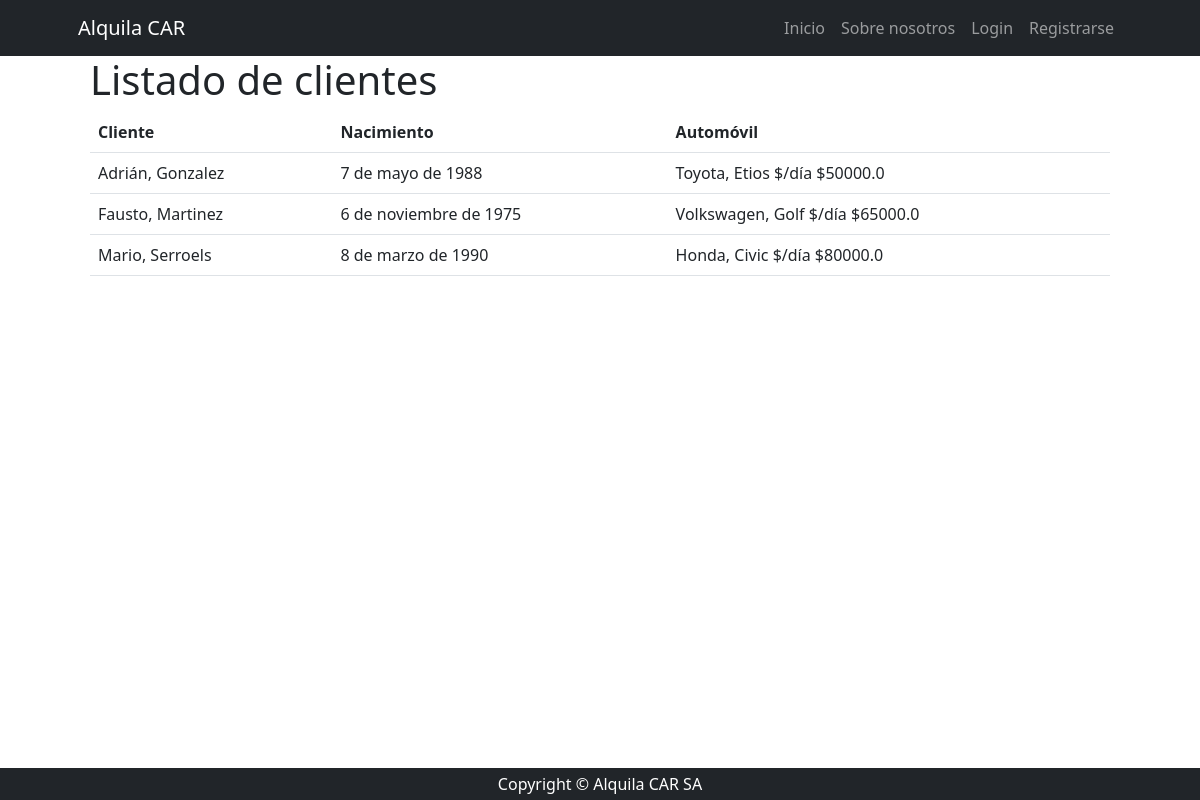
The page /clientes/cliente/list on the database as committed earlier.
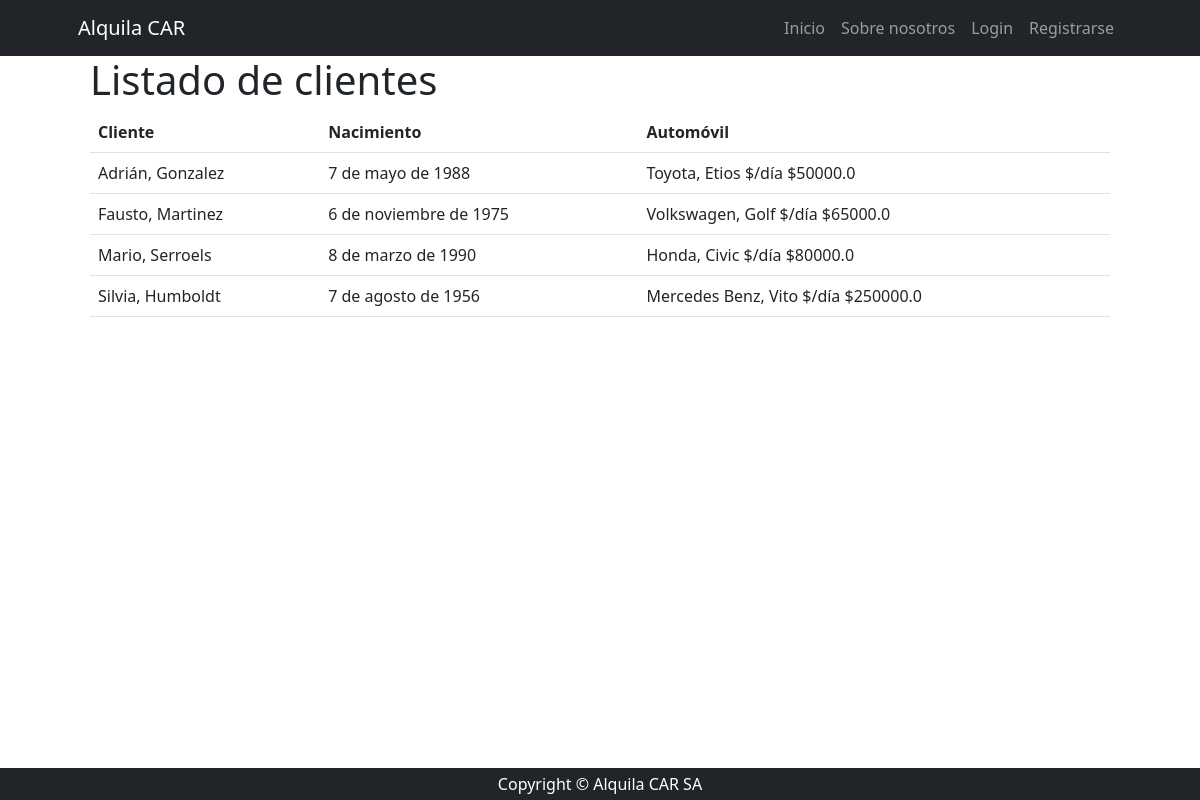
The same page on the database as committed later.
### cliente/models.py (models this page shows, shortened)
class Cliente(models.Model):
    nombre = models.CharField(max_length=100)
    apellido = models.CharField(max_length=100)
    nacimiento = models.DateField(null=True, blank=True)
    pais_origen_id = models.ForeignKey(
        Pais, null=True, blank=True, on_delete=models.SET_NULL, verbose_name="país de origen"
    )
    automovil=models.ForeignKey(Producto, null=True, blank=True, on_delete=models.SET_NULL, verbose_name='auto')

### producto/models.py (models this page shows)
class Producto(models.Model):
    marca = models.CharField(max_length=100)
    modelo = models.CharField(max_length=100)
    precio = models.FloatField()
    unidad_medida = models.CharField(max_length=100)
    descripcion = models.TextField(null=True, blank=True, verbose_name='descripción')
    fecha_actualizacion=models.DateField(null=True, blank=True, default=timezone.now,editable=False, verbose_name='Fecha de actualización')
    categoria_id = models.ForeignKey(ProductoCategoria, on_delete=models.SET_NULL, null=True)
    def __str__(self) -> str:
        return f"{self.marca}, {self.modelo} {self.unidad_medida} ${self.precio}"
    class Meta:
        verbose_name = "producto"
        verbose_name_plural = "productos"

### cliente/views.py (the view)
# urls.py: path("cliente/list", views.cliente_list, name="cliente_list"),
def cliente_list(request):
    clientes = models.Cliente.objects.all()
    context = {"clientes": clientes}
    return render(request, "cliente/cliente_list.html", context)

### cliente/templates/cliente/cliente_list.html (shortened to what this page needs)
{% extends 'core/base.html' %}
{%block content%}
    <div class='container'>
        <h1 class='nt-4'> Listado de clientes </h1>
        <table class='table table-stripped'>
            <thead>
                <tr>
                    <th scope='col'> Cliente</th>
                    <th scope='col'> Nacimiento</th>
                    <th scope='col'> Automóvil</th>
                </tr>
            </thead>
            <tbody>
                {%for cliente in clientes%}
                <tr>
                <td>{{cliente.nombre}}, {{cliente.apellido}}</td>
                <td>{{cliente.nacimiento}}</td>
                <td>{{cliente.automovil}}</td>
            </tr>
    </div>
    {%endfor%}
{%endblock content%}

Rows that differ between the two databases and show on the page:
added Cliente: nombre "Silvia", apellido "Humboldt", nacimiento "7 de agosto de 1956", automovil "Mercedes Benz, Vito $/día $250000.0"
